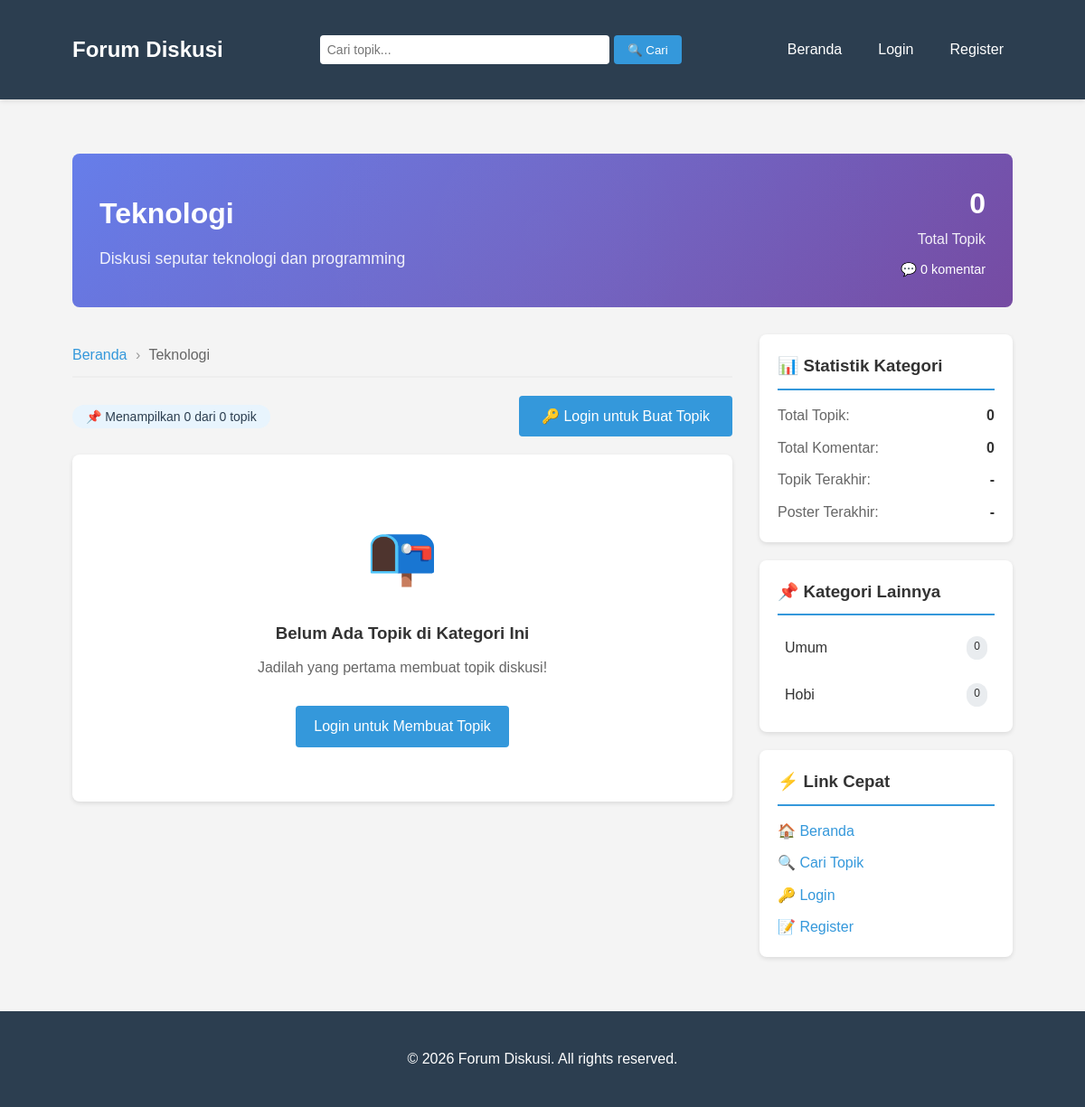
/category.php?id=2, run on the app's committed database.
### tables this page shows
CREATE TABLE IF NOT EXISTS categories (
    id INT AUTO_INCREMENT PRIMARY KEY,
    name VARCHAR(100) NOT NULL,
    description TEXT,
    created_at TIMESTAMP DEFAULT CURRENT_TIMESTAMP
);

### config/database.php (called while the page is built, shortened)
<?php
function isLoggedIn() {
    return isset($_SESSION['user_id']);
}
?>

### category.php (the view, shortened to what this page needs)
<?php
require_once 'includes/header.php';
$category_id = isset($_GET['id']) ? (int)$_GET['id'] : 0;
$stmt = $pdo->prepare("SELECT * FROM categories WHERE id = ?");
$stmt->execute([$category_id]);
$category = $stmt->fetch();
$page = isset($_GET['page']) ? (int)$_GET['page'] : 1;
$perPage = 10;
$offset = ($page - 1) * $perPage;
$stmt = $pdo->prepare("
    SELECT t.*, u.username,
           (SELECT COUNT(*) FROM replies WHERE topic_id = t.id) as reply_count,
           (SELECT MAX(created_at) FROM replies WHERE topic_id = t.id) as last_reply
    FROM topics t
    JOIN users u ON t.user_id = u.id
    WHERE t.category_id = :category_id
    ORDER BY
        CASE WHEN t.status = 'open' THEN 0 ELSE 1 END,
        t.created_at DESC
    LIMIT :offset, :perPage
");
$stmt->bindParam(':category_id', $category_id, PDO::PARAM_INT);
$stmt->bindParam(':offset', $offset, PDO::PARAM_INT);
$stmt->bindParam(':perPage', $perPage, PDO::PARAM_INT);
$stmt->execute();
$topics = $stmt->fetchAll();
$stmt = $pdo->prepare("SELECT COUNT(*) FROM topics WHERE category_id = ?");
$stmt->execute([$category_id]);
$totalTopics = $stmt->fetchColumn();
$stmt = $pdo->prepare("
    SELECT
        COUNT(DISTINCT t.id) as total_topics,
        COUNT(r.id) as total_replies,
        MAX(t.created_at) as last_topic_date,
        (SELECT username FROM users u JOIN topics t2 ON u.id = t2.user_id
         WHERE t2.category_id = ? ORDER BY t2.created_at DESC LIMIT 1) as last_poster
    FROM topics t
    LEFT JOIN replies r ON t.id = r.topic_id
    WHERE t.category_id = ?
");
$stmt->execute([$category_id, $category_id]);
$stats = $stmt->fetch();
$stmt = $pdo->prepare("
    SELECT c.*,
           (SELECT COUNT(*) FROM topics WHERE category_id = c.id) as topic_count
    FROM categories c
    WHERE c.id != ?
    ORDER BY topic_count DESC
    LIMIT 5
");
$stmt->execute([$category_id]);
$otherCategories = $stmt->fetchAll();
?>
<div class="category-header" style="background: linear-gradient(135deg, #667eea 0%, #764ba2 100%); color: white; padding: 30px; border-radius: 8px; margin-bottom: 30px;">
    <div style="display: flex; justify-content: space-between; align-items: center; flex-wrap: wrap; gap: 20px;">
        <div>
            <h1 style="margin: 0 0 10px 0; font-size: 2em;"><?php echo htmlspecialchars($category['name']); ?></h1>
            <p style="margin: 0; opacity: 0.9; font-size: 1.1em;"><?php echo htmlspecialchars($category['description']); ?></p>
        </div>
        <div style="text-align: right;">
            <div style="font-size: 2em; font-weight: bold;"><?php echo $stats['total_topics']; ?></div>
            <div style="opacity: 0.9;">Total Topik</div>
            <div style="margin-top: 10px; font-size: 0.9em;">💬 <?php echo $stats['total_replies']; ?> komentar</div>
        </div>
    </div>
</div>
<div style="display: grid; grid-template-columns: 1fr 280px; gap: 30px;">
    <div>
        <div style="margin-bottom: 20px; padding: 10px 0; border-bottom: 2px solid #eee;">
            <a href="index.php" style="color: #3498db; text-decoration: none;">Beranda</a>
            <span style="color: #999; margin: 0 5px;">›</span>
            <span style="color: #666;"><?php echo htmlspecialchars($category['name']); ?></span>
        </div>
        <div style="display: flex; justify-content: space-between; align-items: center; margin-bottom: 20px; flex-wrap: wrap; gap: 15px;">
            <div>
                <span style="background-color: #e8f4fd; color: #2c3e50; padding: 5px 15px; border-radius: 20px; font-size: 14px;">
                    📌 Menampilkan <?php echo count($topics); ?> dari <?php echo $totalTopics; ?> topik
                </span>
            </div>
            <?php if (isLoggedIn()): ?>
                <a href="create_topic.php?category=<?php echo $category_id; ?>" class="btn btn-success" style="padding: 10px 25px;">
                    ➕ Buat Topik di Kategori Ini
                </a>
            <?php else: ?>
                <a href="login.php" class="btn" style="padding: 10px 25px;">
                    🔑 Login untuk Buat Topik
                </a>
            <?php endif; ?>
        </div>
        <?php if (empty($topics)): ?>
            <div style="text-align: center; padding: 60px 20px; background-color: #fff; border-radius: 8px; box-shadow: 0 2px 5px rgba(0,0,0,0.1);">
                <div style="font-size: 4em; margin-bottom: 20px;">📭</div>
                <h3 style="color: #333; margin-bottom: 10px;">Belum Ada Topik di Kategori Ini</h3>
                <p style="color: #666; margin-bottom: 30px;">Jadilah yang pertama membuat topik diskusi!</p>
                <?php if (isLoggedIn()): ?>
                    <a href="create_topic.php?category=<?php echo $category_id; ?>" class="btn btn-success">Buat Topik Pertama</a>
                <?php else: ?>
                    <a href="login.php" class="btn">Login untuk Membuat Topik</a>
                <?php endif; ?>
            </div>
        <?php endif; ?>
    </div>
    <div>
        <div style="background-color: #fff; border-radius: 8px; padding: 20px; margin-bottom: 20px; box-shadow: 0 2px 5px rgba(0,0,0,0.1);">
            <h3 style="margin-top: 0; margin-bottom: 15px; padding-bottom: 10px; border-bottom: 2px solid #3498db;">📊 Statistik Kategori</h3>
            <div style="display: flex; flex-direction: column; gap: 10px;">
                <div style="display: flex; justify-content: space-between;">
                    <span style="color: #666;">Total Topik:</span>
                    <span style="font-weight: bold;"><?php echo $stats['total_topics']; ?></span>
                </div>
                <div style="display: flex; justify-content: space-between;">
                    <span style="color: #666;">Total Komentar:</span>
                    <span style="font-weight: bold;"><?php echo $stats['total_replies']; ?></span>
                </div>
                <div style="display: flex; justify-content: space-between;">
                    <span style="color: #666;">Topik Terakhir:</span>
                    <span style="font-weight: bold;"><?php echo $stats['last_topic_date'] ? date('d M Y', strtotime($stats['last_topic_date'])) : '-'; ?></span>
                </div>
                <div style="display: flex; justify-content: space-between;">
                    <span style="color: #666;">Poster Terakhir:</span>
                    <span style="font-weight: bold;"><?php echo $stats['last_poster'] ? htmlspecialchars($stats['last_poster']) : '-'; ?></span>
                </div>
            </div>
        </div>
        <?php if (!empty($otherCategories)): ?>
        <div style="background-color: #fff; border-radius: 8px; padding: 20px; margin-bottom: 20px; box-shadow: 0 2px 5px rgba(0,0,0,0.1);">
            <h3 style="margin-top: 0; margin-bottom: 15px; padding-bottom: 10px; border-bottom: 2px solid #3498db;">📌 Kategori Lainnya</h3>
            <div style="display: flex; flex-direction: column; gap: 10px;">
                <?php foreach ($otherCategories as $cat): ?>
                    <a href="category.php?id=<?php echo $cat['id']; ?>" style="display: flex; justify-content: space-between; text-decoration: none; color: #333; padding: 8px; border-radius: 4px; transition: background-color 0.2s;"
                       onmouseover="this.style.backgroundColor='#f5f5f5'" onmouseout="this.style.backgroundColor='transparent'">
                        <span><?php echo htmlspecialchars($cat['name']); ?></span>
                        <span style="background-color: #e9ecef; padding: 2px 8px; border-radius: 12px; font-size: 12px;"><?php echo $cat['topic_count']; ?></span>
                    </a>
                <?php endforeach; ?>
            </div>
        </div>
        <?php endif; ?>
        <div style="background-color: #fff; border-radius: 8px; padding: 20px; box-shadow: 0 2px 5px rgba(0,0,0,0.1);">
            <h3 style="margin-top: 0; margin-bottom: 15px; padding-bottom: 10px; border-bottom: 2px solid #3498db;">⚡ Link Cepat</h3>
            <div style="display: flex; flex-direction: column; gap: 10px;">
                <a href="index.php" style="color: #3498db; text-decoration: none;">🏠 Beranda</a>
                <a href="search.php" style="color: #3498db; text-decoration: none;">🔍 Cari Topik</a>
                <?php if (isLoggedIn()): ?>
                    <a href="create_topic.php" style="color: #3498db; text-decoration: none;">➕ Buat Topik Baru</a>
                    <a href="profile.php" style="color: #3498db; text-decoration: none;">👤 Profil Saya</a>
                <?php else: ?>
                    <a href="login.php" style="color: #3498db; text-decoration: none;">🔑 Login</a>
                    <a href="register.php" style="color: #3498db; text-decoration: none;">📝 Register</a>
                <?php endif; ?>
            </div>
        </div>
    </div>
</div>
<?php require_once 'includes/footer.php'; ?>

### css/style.css (style rules this page uses)
* { margin: 0; padding: 0; box-sizing: border-box; }
body { font-family: 'Arial', sans-serif; background-color: #f4f4f4; color: #333; line-height: 1.6; }
.btn { display: inline-block; padding: 10px 20px; background-color: #3498db; color: #fff; border: none; border-radius: 4px; cursor: pointer; font-size: 16px; text-decoration: none; transition: background-color 0.3s; }

### category.php (style rules this page uses)
.category-header { background: linear-gradient(135deg, #667eea 0%, #764ba2 100%); position: relative; overflow: hidden; }
.category-header::after { content: ''; position: absolute; top: -50%; right: -50%; width: 200%; height: 200%; background: radial-gradient(circle, rgba(255,255,255,0.1) 0%, transparent 50%); opacity: 0.3; pointer-events: none; }

### data on the page
categories: name "Teknologi", description "Diskusi seputar teknologi dan programming"
categories: name "Umum", topic_count "0"
categories: name "Hobi", topic_count "0"

### other printed values
$stats['total_topics'] "0"
$stats['total_replies'] "0"
count($topics) "0"
$totalTopics "0"
